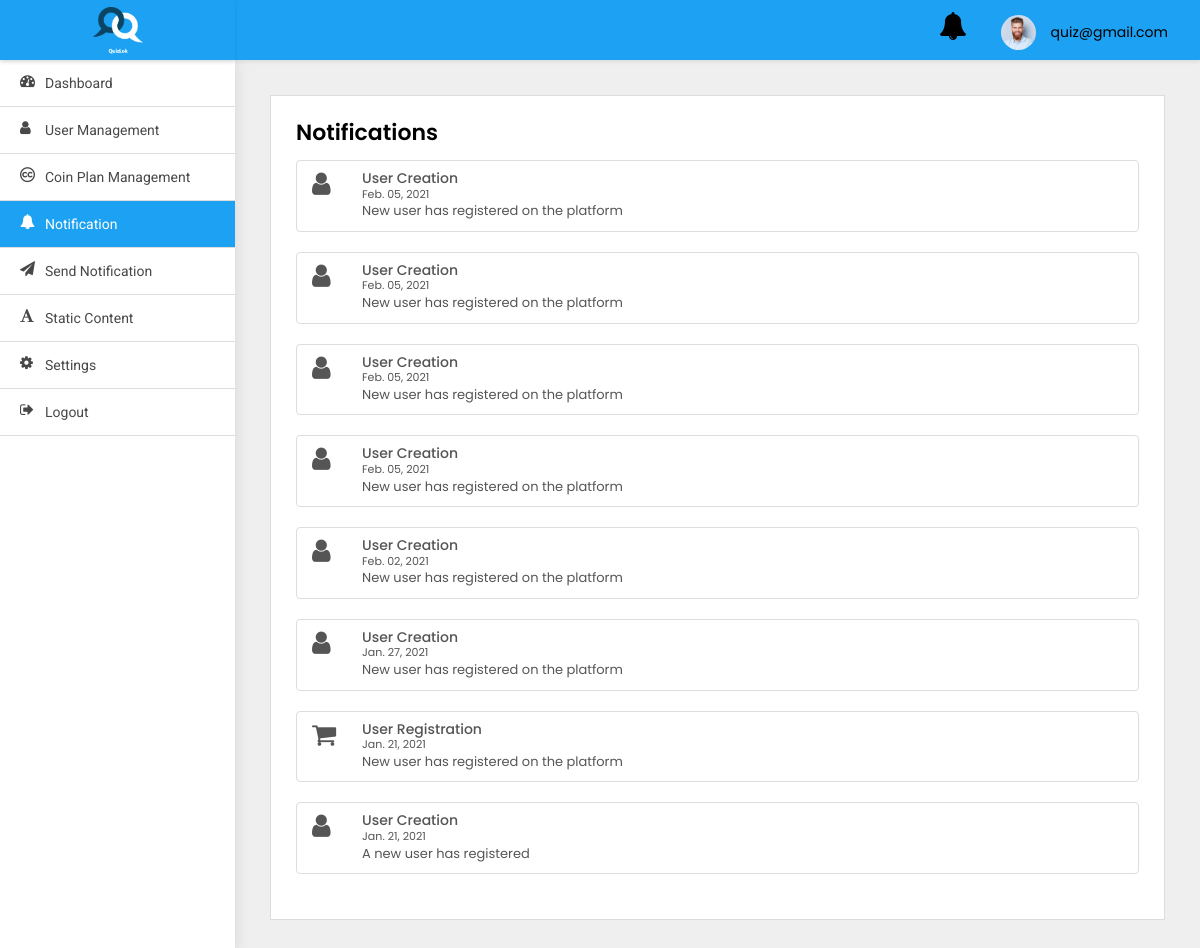
Page /adminpanel/notification/ (signed in) on the earlier database version.
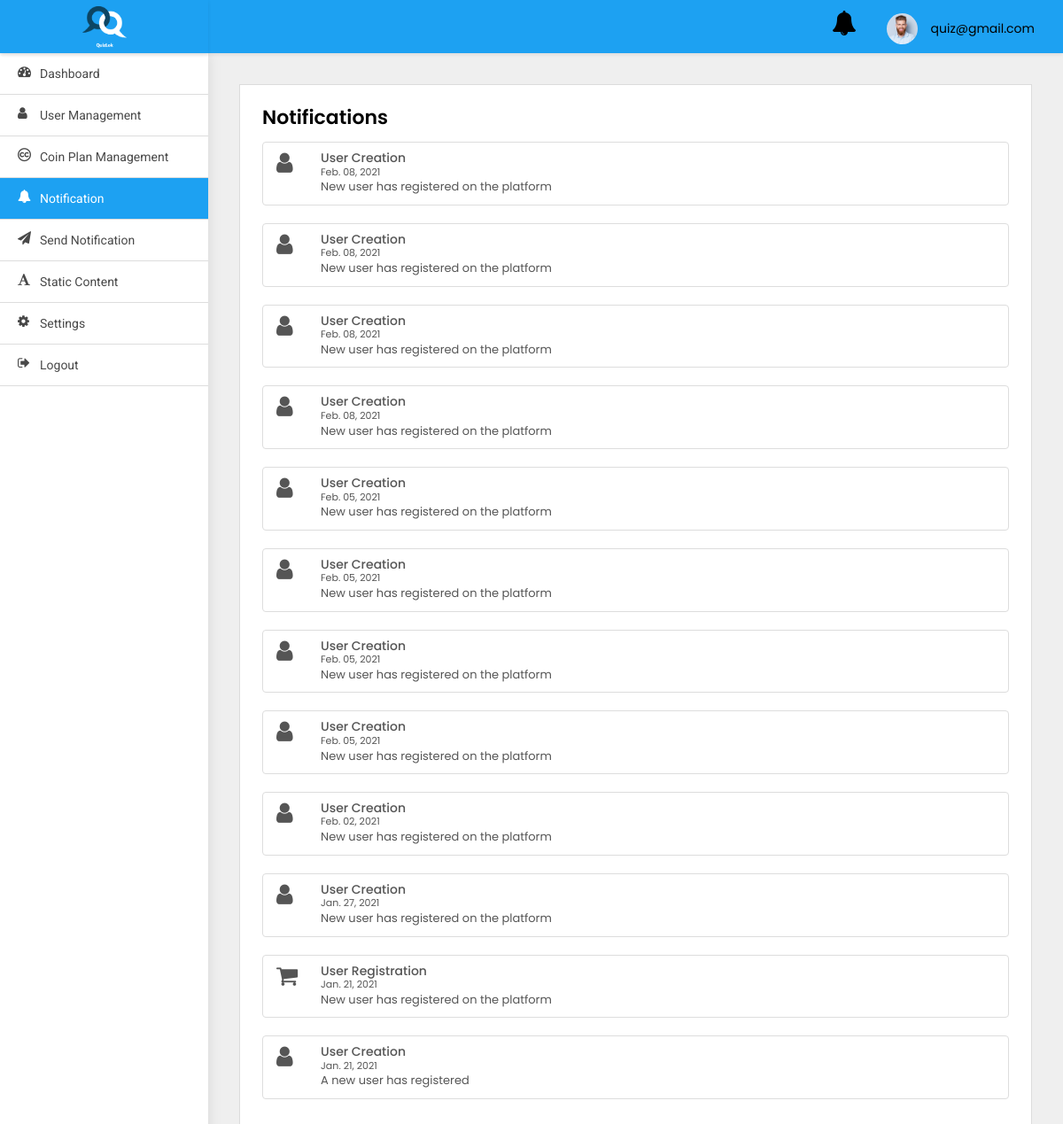
Same page on the later database version.
### adminpanel/models.py (models this page shows)
class User(AbstractBaseUser, PermissionsMixin):
    first_name = models.CharField(default='first name', max_length=100)
    last_name = models.CharField(default='', max_length=100, null=True, blank=True)
    email = models.CharField(default='', max_length=255, unique=True)
    country_code = models.CharField(default='+91', max_length=10)
    phone_number = models.CharField(default='', max_length=13)
    profile_pic = models.ImageField(default='default_profile.png', null=True, blank=True)
    device_token = models.CharField(default='', max_length=500, null=True, blank=True)
    remember_me = models.BooleanField(default=False)
    password = models.CharField(default='123456', max_length=100)
    confirm_password = models.CharField(default='123456', max_length=100)
    created_at = models.DateTimeField(auto_now_add=True)
    is_active = models.BooleanField(default=True)
    is_staff = models.BooleanField(default=False)
    is_blocked = models.BooleanField(default=False)
    objects = UserManager()
    USERNAME_FIELD = 'email'
    class Meta:
        ordering = ('-created_at',)

class UserNotification(models.Model):
    to = models.ForeignKey(User, on_delete=models.CASCADE)
    title = models.CharField(default='title', max_length=200)
    body = models.CharField(default='body', max_length=200)
    read = models.BooleanField(default=False)
    created_at = models.DateTimeField(auto_now_add=True)
    class Meta:
        ordering = ('-created_at',)

### adminpanel/views.py (the view)
# urls.py: path('notification/', NotificationView.as_view(), name='notification'),
class NotificationView(LoginRequiredMixin, ListView):
    model = UserNotification
    template_name = 'notification.html'
    login_url = 'adminpanel:login'

### adminpanel/templates/notification.html (shortened to what this page needs)
{% extends 'base.html' %}
{% block body %}
<div class="WrapperArea">
    <div class="WrapperBox">
        <div class="Small-Wrapper">
            <h4 class="Title">Notifications</h4>
            <div class="NotificationList">
                {% for object in object_list %}
                {% if object.to.is_superuser %}
                <div class="list-group">
                    <a class="list-group-item list-group-item-action flex-column align-items-start">
                        {% if object.title == 'User Creation' %}
                        <figure class="pull-left"><i class="fa  fa-user fa-2x" aria-hidden="true"></i></figure>
                        {% elif object.title == 'Password Changed' %}
                        <figure class="pull-left"><i class="fa  fa-lock fa-2x" aria-hidden="true"></i></figure>
                        {% elif object.title == 'Phone number Update' %}
                        <figure class="pull-left"><i class="fa  fa-phone fa-2x" aria-hidden="true"></i></figure>
                        {% elif object.title == 'Payment' %}
                        <figure class="pull-left"><i class="fa  fa-money fa-2x" aria-hidden="true"></i></figure>
                        {% elif object.title == 'Profile Update' %}
                        <figure class="pull-left"><i class="fa  fa-user fa-2x" aria-hidden="true"></i></figure>
                        {% else %}
                        <figure class="pull-left ml-5"><i class="fa  fa-shopping-cart fa-2x" aria-hidden="true"></i>
                        </figure>
                        {% endif %}
                        <div class="msg-right">
                            <div class="d-flex w-100 justify-content-between">
                                <h5 class="mb-1">{{object.title}}</h5>
                                <small>{{object.created_at|date:'M. d, Y'}}</small>
                            </div>
                            <p class="mb-1"> {{object.body}}</p>
                        </div>
                    </a>
                </div>
                {% endif %}
                {% endfor %}
            </div>
        </div>
    </div>
</div>
{% endblock body %}

### adminpanel/templates/base.html (shortened to what this page needs)
{% load static %}
<html lang="en">
<head>
    <link type="text/css" rel="stylesheet" href="{% static 'adminpanel/css/style.css' %}">
</head>
<body>
<div class="Header">
    <div class="Logo">
        <img src="{% static 'adminpanel/images/logo_splash.png' %}">
    </div>
    <div class="Navigation">
        <div class="header-notifications">
            <a href="{% url 'adminpanel:notification' %}">
                <i class="fa fa-bell fa-2x" aria-hidden="true"></i>
            </a>
        </div>
        <div class="Avater">
            <a href="javascript:void(0);">
                <figure><img src="{% static 'adminpanel/images/profile.jpg' %}"></figure>
                {{user}} </a>
        </div>
    </div>
</div>
<div class="SidenavBar">
    <ul>
        <li class="nav-item nav-link {% if request.resolver_match.view_name  == 'adminpanel:dashboard' %}active{% endif %}">
            <a href="{% url 'adminpanel:dashboard'  %}">
                <span><i class="fa fa-tachometer"></i></span> Dashboard
            </a>
        </li>
        <li class="nav-item nav-link {% if request.resolver_match.view_name  == 'adminpanel:users-list' %}active{% endif %}">
            <a href="{% url 'adminpanel:users-list' %}">
                <span><i class="fa fa-user"></i></span> User Management
            </a>
        </li>
        <li class="nav-item nav-link {% if request.resolver_match.view_name  == 'adminpanel:coin-plan-list' %}active{% endif %}">
            <a href="{% url 'adminpanel:coin-plan-list' %}">
                <span><i class="fa fa-creative-commons"></i></span> Coin Plan Management
            </a>
        </li>
        <li class="nav-item nav-link {% if request.resolver_match.view_name  == 'adminpanel:notification' %}active{% endif %}">
            <a href="{% url 'adminpanel:notification' %}">
                <span><i class="fa fa-bell"></i></span> Notification
            </a>
        </li>
        <li class="nav-item nav-link {% if request.resolver_match.view_name  == 'adminpanel:send-notification' %}active{% endif %}">
            <a href="{% url 'adminpanel:send-notification' %}">
                <span><i class="fa fa-send"></i></span> Send Notification
            </a>
        </li>
        <li class="nav-item nav-link {% if request.resolver_match.view_name  == 'adminpanel:terms-and-condition' %}active{% endif %}">
            <a href="{% url 'adminpanel:terms-and-condition' %}">
                <span><i class="fa fa-font"></i></span> Static content
            </a>
        </li>
        <li class="nav-item nav-link {% if request.resolver_match.view_name  == 'change_password' %}active{% endif %}">
            <a href="{% url 'change_password' %}">
                <span><i class="fa fa-cog"></i></span> Settings
            </a>
        </li>
        <li class="nav-item nav-link {% if request.resolver_match.view_name  == 'logout' %}active{% endif %}">
            <a href="{% url 'logout' %}">
                <span><i class="fa fa-sign-out"></i></span> Logout
            </a>
        </li>
    </ul>
</div>
{% block body %}
{% endblock body %}
</body>
</html>

### static/adminpanel/css/style.css (style rules this page uses)
body { margin: 0; padding: 0; font-family: 'Poppins', sans-serif !important; font-size: 13px; color: #3a3a3a; font-weight: 400; }
* { margin: 0px; padding: 0px; }
header, footer, aside, article, section, detail, nav, figure { position: relative; }
h1, h2, h3, h4, h5, h6, p { margin: 0; padding: 0; }
ul, li, ol { list-style-type: none; margin: 0; padding: 0; }
a { text-decoration: none; outline: none; }
img { border: 0; outline: none; max-width: 100%; }
p { margin: 0; padding: 0; }
.Header { box-shadow: 0 2px 4px rgba(0, 0, 0, .08); -webkit-box-shadow: 0 2px 4px rgba(0, 0, 0, .08); position: fixed; width: 100%; left: 0; top: 0; background-color: #fff; z-index: 99 }
.Header .Logo { width: 235px; text-align: center; padding: 5px 0; float: left; height: 60px; background:#1da1f2; box-shadow: 0 2px 4px rgba(0, 0, 0, .08); }
.Header .Logo img { width: 50px; position: relative; top: 2px; }
.Header .Navigation { background:#1da1f2; transition: all 0.2s ease; margin-left: 235px; padding: 7px 3.2rem; width: calc(100% - 235px); text-align: right; height: 60px }
.Header .Navigation .Avater { margin: 5px 0 5px 30px; position: relative; display: inline-block }
.Header .Navigation .Avater a { display: flex; align-items: center; font-size: 14px; color: #000 }
.Header .Navigation .Avater a figure { width: 35px; border-radius: 50%; margin: 0 15px 0 0; overflow: hidden }
.Header .Navigation .header-notifications { margin: 5px 0 5px 30px; position: relative; display: inline-block }
.Header .Navigation .header-notifications a { display: flex; align-items: center; font-size: 14px; color: #000 }
.SidenavBar { height: calc(100% - 60px); position: fixed; width: 235px; top: 60px; padding: 0; overflow: auto; box-shadow: 0 0 15px rgba(0, 0, 0, .1) }
.SidenavBar ul { margin: 0 }
.SidenavBar ul li { margin: 0 }
.SidenavBar ul li a { display: block; cursor: pointer; padding: 13px 20px 13px 45px; transition: 0.5s all ease-in-out; color: #484848; font-family: "Roboto"; font-size: 14px; text-transform: capitalize; position: relative; border-bottom: 1px solid #ddd }
.SidenavBar ul li a span { font-size: 15px; display: inline-block; position: absolute; top: 13px; left: 20px }
.SidenavBar ul li.active a, .SidenavBar ul li a:hover { background:#1da1f2; color: #fff; }
.WrapperArea { margin-left: 235px; flex: 1 1 auto; width: calc(100% - 235px); display: flex; flex-direction: column; margin-top: 60px; transition: 0.5s all ease-in-out }
.WrapperArea .WrapperBox { padding: 35px; background-color: #efefef; min-height: calc(100vh - 60px) }
.Small-Wrapper { background-color: #fff; padding: 25px; border: 1px solid #dcdcdc }
h4.Title { margin: 0 0 15px; font-weight: 600; color: #000; text-transform: capitalize; font-size: 22px }
.NotificationList .msg-right { margin-left: 50px; }

Differences in the rows shown:
added UserNotification: title "User Creation", created_at "Feb. 08, 2021", body "New user has registered on the platform"
added UserNotification: title "User Creation", created_at "Feb. 08, 2021", body "New user has registered on the platform"
added UserNotification: title "User Creation", created_at "Feb. 08, 2021", body "New user has registered on the platform"
added UserNotification: title "User Creation", created_at "Feb. 08, 2021", body "New user has registered on the platform"
